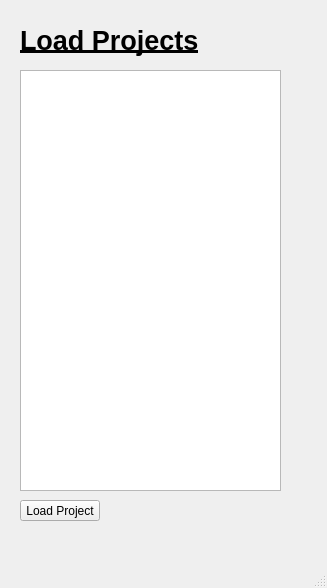
<?xml version="1.0" encoding="UTF-8"?>
<ui version="4.0">
 <class>MainWindow</class>
 <widget class="QMainWindow" name="MainWindow">
  <property name="geometry">
   <rect>
    <x>0</x>
    <y>0</y>
    <width>327</width>
    <height>588</height>
   </rect>
  </property>
  <property name="windowTitle">
   <string>MainWindow</string>
  </property>
  <widget class="QWidget" name="centralwidget">
   <widget class="QPushButton" name="pushButtonLoadProject">
    <property name="geometry">
     <rect>
      <x>20</x>
      <y>500</y>
      <width>80</width>
      <height>21</height>
     </rect>
    </property>
    <property name="text">
     <string>Load Project</string>
    </property>
   </widget>
   <widget class="QLabel" name="label">
    <property name="geometry">
     <rect>
      <x>20</x>
      <y>20</y>
      <width>451</width>
      <height>41</height>
     </rect>
    </property>
    <property name="font">
     <font>
      <pointsize>20</pointsize>
      <weight>75</weight>
      <bold>true</bold>
      <underline>true</underline>
     </font>
    </property>
    <property name="text">
     <string>Load Projects</string>
    </property>
   </widget>
   <widget class="QListWidget" name="listWidget">
    <property name="geometry">
     <rect>
      <x>20</x>
      <y>70</y>
      <width>261</width>
      <height>421</height>
     </rect>
    </property>
   </widget>
  </widget>
  <widget class="QMenuBar" name="menubar">
   <property name="geometry">
    <rect>
     <x>0</x>
     <y>0</y>
     <width>327</width>
     <height>20</height>
    </rect>
   </property>
  </widget>
  <widget class="QStatusBar" name="statusbar"/>
 </widget>
 <resources/>
 <connections/>
</ui>
